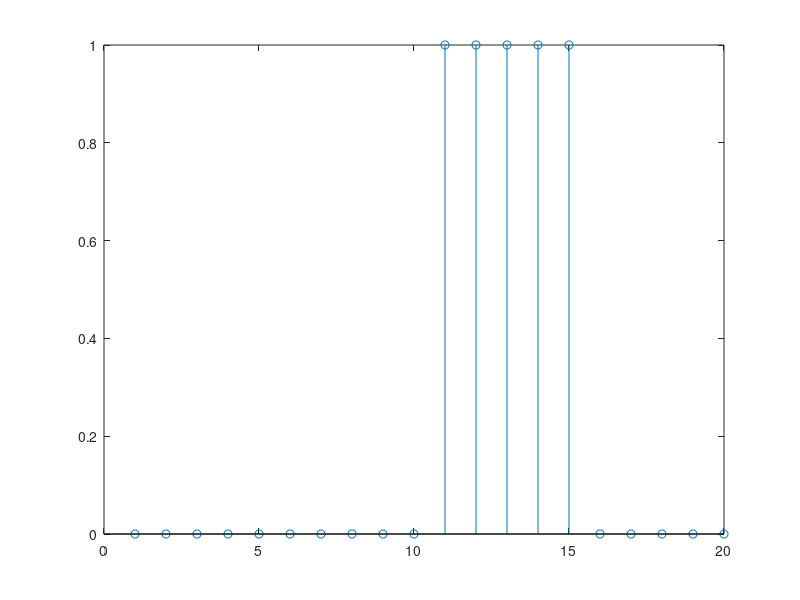
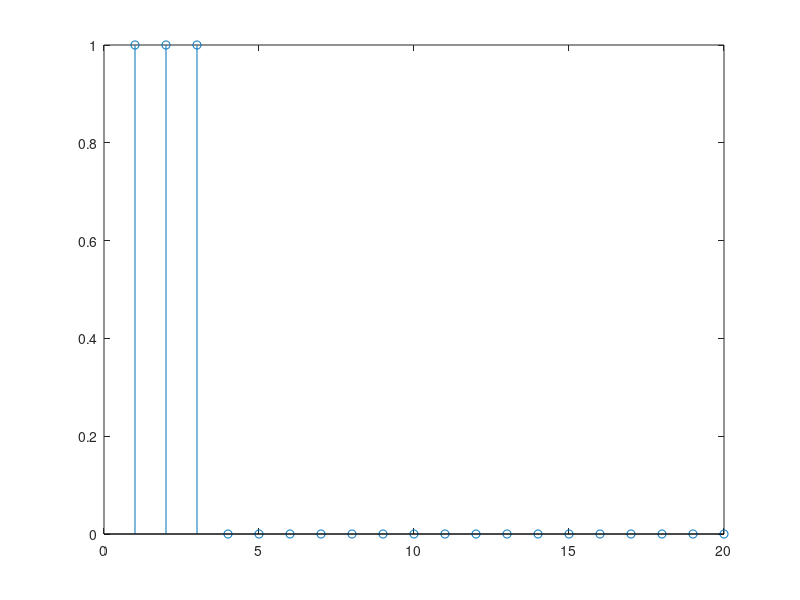
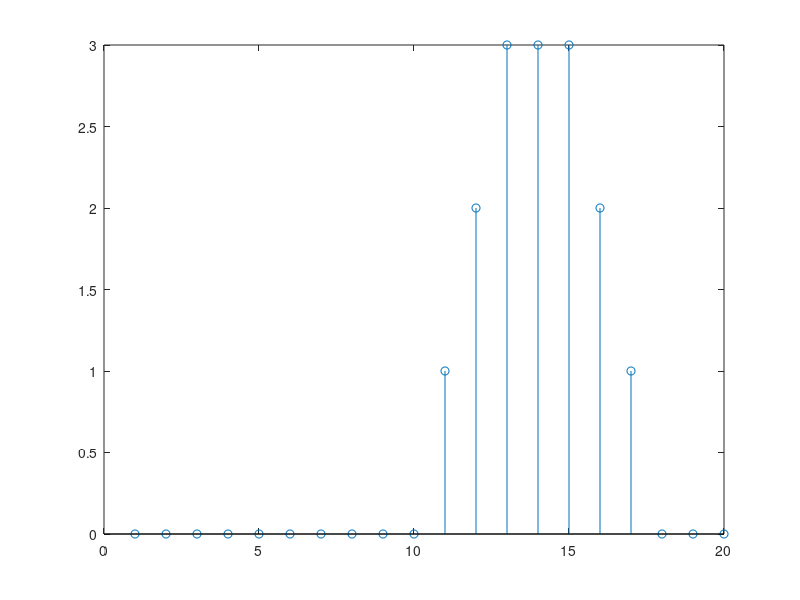
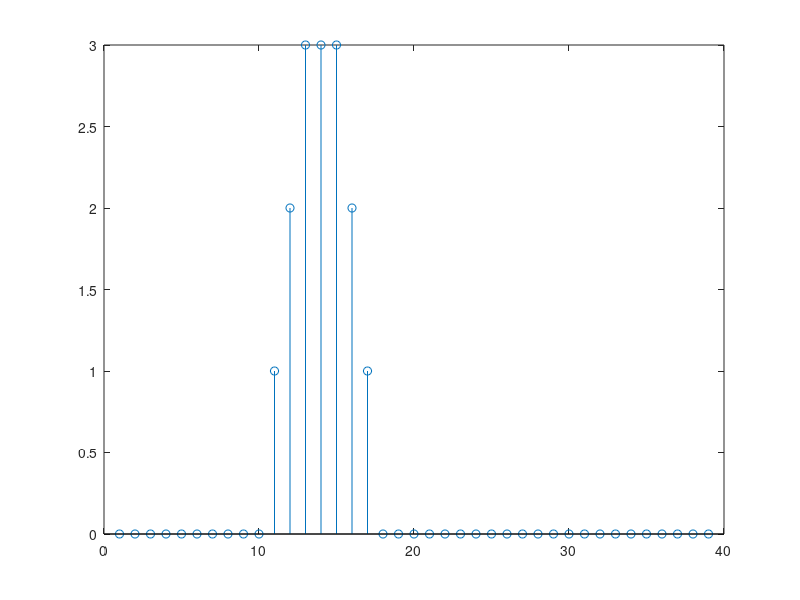

Source code (MATLAB) for these figures, in order:


clear all;
close all;
clc;

s1 = [zeros(1,10) ones(1,5) zeros(1,5)];

s2 = [ones(1,3) zeros(1,17)];

res = [zeros(1, 20)];

figure();

stem(s1);

figure();

stem(s2);

aux = 0;

for i = 1:20
   for j = i:-1:1
        k = i + 1 - j;
        aux = s1(k) * s2(j);
        res(i) = res(i) + aux;
   end
end

figure();

stem(res);

res1 = conv(s1,s2);

figure();

stem(res1);
